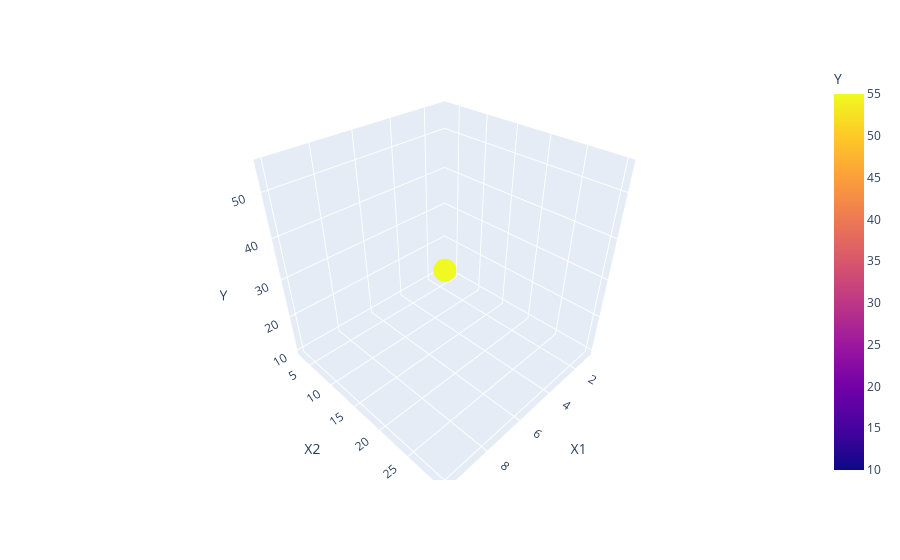

Notebook source saved alongside this figure:
### Code cell
import plotly.express as px

# Original scatter plot
fig = px.scatter_3d(df, x='X1', y='X2', z='Y', color='Y', color_discrete_sequence=['red'])

fig.show()

### Figure 1 — Plotly figure (JSON) as saved in the notebook; plotly's stock layout.template omitted (floating-point values rounded to 4 significant figures)
{"data": [{"hovertemplate": "X1=%{x}<br>X2=%{y}<br>Y=%{marker.color}<extra></extra>", "legendgroup": "", "marker": {"color": [10, 15, 20, 25, 30, 35, 40, 45, 50, 55], "coloraxis": "coloraxis", "symbol": "circle"}, "mode": "markers", "name": "", "scene": "scene", "showlegend": false, "type": "scatter3d", "x": [1, 2, 3, 4, 5, 6, 7, 8, 9, 10], "y": [3, 6, 9, 12, 15, 18, 21, 24, 27, 30], "z": [10, 15, 20, 25, 30, 35, 40, 45, 50, 55]}], "layout": {"coloraxis": {"colorbar": {"title": {"text": "Y"}}, "colorscale": [[0, "#0d0887"], [0.1111, "#46039f"], [0.2222, "#7201a8"], [0.3333, "#9c179e"], [0.4444, "#bd3786"], [0.5556, "#d8576b"], [0.6667, "#ed7953"], [0.7778, "#fb9f3a"], [0.8889, "#fdca26"], [1, "#f0f921"]]}, "legend": {"tracegroupgap": 0}, "margin": {"t": 60}, "scene": {"domain": {"x": [0, 1], "y": [0, 1]}, "xaxis": {"title": {"text": "X1"}}, "yaxis": {"title": {"text": "X2"}}, "zaxis": {"title": {"text": "Y"}}}}}
